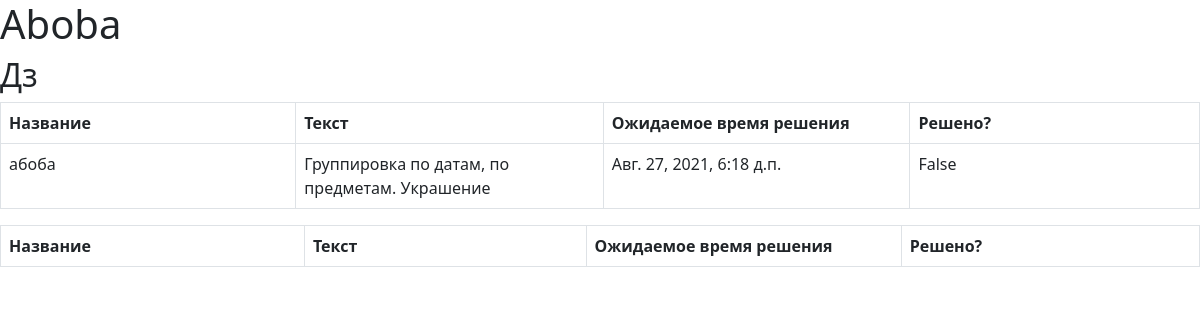
Screenshot of /todo with the database file from the repository.
### todo/models.py (models this page shows, shortened)
class Task(models.Model):
    name = models.CharField('Название', max_length=64)
    text = models.TextField('Текст')
    created_at = models.DateTimeField('Создано', auto_now_add=True)
    updated_at = models.DateTimeField('Обновлено', auto_now=True)
    is_solved = models.BooleanField('Решено?', default=False)
    expected_time = models.DateTimeField('Ожидаемое время решения')
    task_type = models.ForeignKey(TaskType, on_delete=models.SET_NULL, null=True, verbose_name='Тип')
    rating = models.IntegerField('Рейтинг', default=0)
    class Meta:
        db_table = 'tasks'
        verbose_name = 'задачу'
        verbose_name_plural = 'Задачи'

class TaskType(models.Model):
    name = models.CharField('Название', max_length=32)
    rating = models.IntegerField('Рейтинг', default=0)
    updated_at = models.DateTimeField('Последнее обновление', auto_now=True)
    def __str__(self):
        return self.name
    class Meta:
        db_table = 'task_types'
        verbose_name = 'тип задачи'
        verbose_name_plural = 'Типы задачи'

### todo/views.py (the view)
# urls.py: path('todo',  TodoView.as_view()),
class TodoView(View):
    def get(self, request):
        grouped_tasks = [Task.objects.filter(task_type=_type) for _type in TaskType.objects.all()]
        tasks = Task.objects.filter(task_type=None)
        return render(request, 'todo/todo.html', {'tasks': tasks, 'grouped_tasks': grouped_tasks})

### todo/templates/todo/todo.html (shortened to what this page needs)
<!doctype html>
<html lang="en">
  <head>
    <link href="https://cdn.jsdelivr.net/npm/bootstrap@5.0.2/dist/css/bootstrap.min.css" rel="stylesheet">
  </head>
  <body>
  <h1>Aboba</h1>
  {% for group in grouped_tasks %}
  <h2>{{ group.0.task_type }}</h2>
      <table class="table table-bordered">
      <thead>
        <tr>
          <th scope="col">Название</th>
          <th scope="col">Текст</th>
          <th scope="col">Ожидаемое время решения</th>
          <th scope="col">Решено?</th>
        </tr>
      </thead>
      <tbody>
      {% for task in group %}
        <tr>
          <td>{{ task.name }}</td>
          <td>{{ task.text }}</td>
          <td>{{ task.expected_time }}</td>
          <td>{{ task.is_solved }}</td>
        </tr>
      {% endfor %}
      </tbody>
    </table>
    {% endfor %}
    <table class="table table-bordered">
      <thead>
        <tr>
          <th scope="col">Название</th>
          <th scope="col">Текст</th>
          <th scope="col">Ожидаемое время решения</th>
          <th scope="col">Решено?</th>
        </tr>
      </thead>
    </table>
  </body>
</html>

### todo/templates/todo/todo.html (style rules this page uses)
th { width: 600px; }

### rows the page displays
Task: task_type.name "Дз", name "абоба", text "Группировка по датам, по предметам. Украшение", expected_time "Авг. 27, 2021, 6:18 д.п.", is_solved "False"
